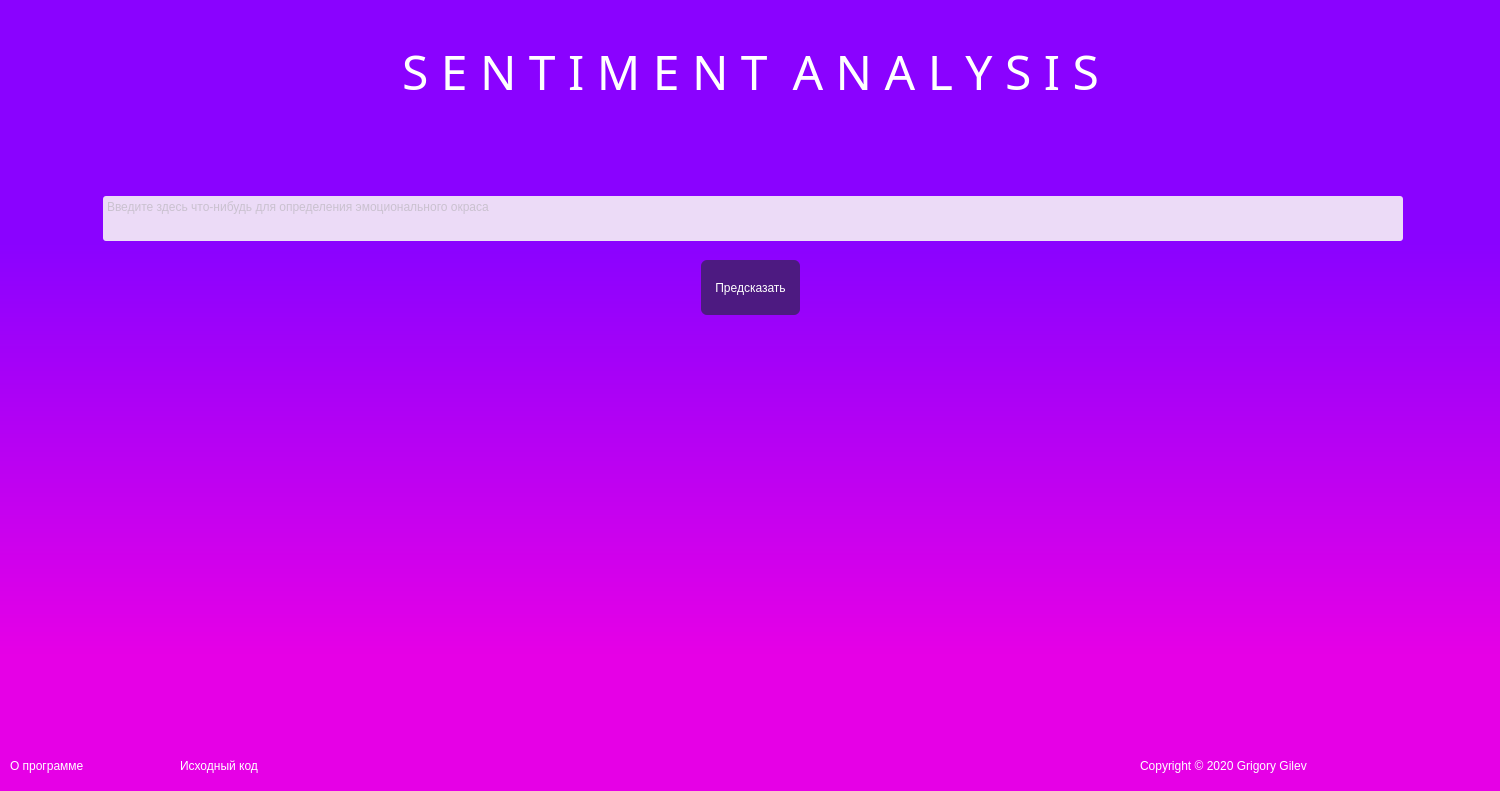
<?xml version="1.0" encoding="UTF-8"?>
<ui version="4.0">
 <class>SentimentAnalysis</class>
 <widget class="QMainWindow" name="SentimentAnalysis">
  <property name="geometry">
   <rect>
    <x>0</x>
    <y>0</y>
    <width>1500</width>
    <height>791</height>
   </rect>
  </property>
  <property name="font">
   <font>
    <family>Fregat</family>
    <weight>50</weight>
    <bold>false</bold>
    <stylestrategy>PreferAntialias</stylestrategy>
    <kerning>false</kerning>
   </font>
  </property>
  <property name="cursor">
   <cursorShape>ArrowCursor</cursorShape>
  </property>
  <property name="windowTitle">
   <string>Sentiment Analysis</string>
  </property>
  <property name="autoFillBackground">
   <bool>false</bool>
  </property>
  <property name="styleSheet">
   <string notr="true">background-color: qlineargradient(spread:pad, x1:1, y1:0.829818, x2:1, y2:0.307, stop:0 rgba(230, 0, 230, 255), stop:1 rgba(138, 2, 255, 255))</string>
  </property>
  <widget class="QWidget" name="centralwidget">
   <widget class="QLabel" name="mountain">
    <property name="geometry">
     <rect>
      <x>0</x>
      <y>270</y>
      <width>1651</width>
      <height>601</height>
     </rect>
    </property>
    <property name="styleSheet">
     <string notr="true">background: transparent;
</string>
    </property>
    <property name="text">
     <string>&lt;html&gt;&lt;head/&gt;&lt;body&gt;&lt;p&gt;&lt;img src=&quot;:/mountain/mountain.png&quot;/&gt;&lt;/p&gt;&lt;/body&gt;&lt;/html&gt;</string>
    </property>
   </widget>
   <widget class="QLabel" name="copyright">
    <property name="geometry">
     <rect>
      <x>1140</x>
      <y>750</y>
      <width>351</width>
      <height>31</height>
     </rect>
    </property>
    <property name="styleSheet">
     <string notr="true">background: transparent;
font: 13pt &quot;Fregat&quot;;
color: #ffffff;</string>
    </property>
    <property name="text">
     <string>Copyright © 2020 Grigory Gilev</string>
    </property>
   </widget>
   <widget class="QWidget" name="main" native="true">
    <property name="geometry">
     <rect>
      <x>10</x>
      <y>26</y>
      <width>1481</width>
      <height>441</height>
     </rect>
    </property>
    <property name="styleSheet">
     <string notr="true">background: transparent;
</string>
    </property>
    <layout class="QVBoxLayout" name="verticalLayout_3">
     <item>
      <widget class="QLabel" name="title">
       <property name="font">
        <font>
         <family>Fregat</family>
         <pointsize>36</pointsize>
         <weight>50</weight>
         <italic>false</italic>
         <bold>false</bold>
        </font>
       </property>
       <property name="styleSheet">
        <string notr="true">color: #ffffff;
font: 36pt &quot;Fregat&quot;;
font-family: 'Fregat';
font-weight: normal;
background-color: transparent;
margin-bottom: 27px;</string>
       </property>
       <property name="text">
        <string>S E N T I M E N T  A N A L Y S I S</string>
       </property>
       <property name="alignment">
        <set>Qt::AlignHCenter|Qt::AlignTop</set>
       </property>
      </widget>
     </item>
     <item>
      <layout class="QVBoxLayout" name="verticalLayout_2">
       <item>
        <widget class="QPlainTextEdit" name="text_input">
         <property name="cursor" stdset="0">
          <cursorShape>IBeamCursor</cursorShape>
         </property>
         <property name="acceptDrops">
          <bool>true</bool>
         </property>
         <property name="styleSheet">
          <string notr="true">background-color: #ecdbf7;
height: 10px;
border-radius: 3px;
color: #a7a7a7;
font: 32px &quot;Fregat&quot;;
min-height: 45px;
max-height: 45px;
max-width: 1300px;
margin-left: 93px;
margin-bottom: 30px;</string>
         </property>
         <property name="inputMethodHints">
          <set>Qt::ImhMultiLine</set>
         </property>
         <property name="frameShadow">
          <enum>QFrame::Sunken</enum>
         </property>
         <property name="placeholderText">
          <string>Введите здесь что-нибудь для определения эмоционального окраса</string>
         </property>
        </widget>
       </item>
       <item>
        <layout class="QHBoxLayout" name="horizontalLayout">
         <item>
          <spacer name="horizontalSpacer">
           <property name="orientation">
            <enum>Qt::Horizontal</enum>
           </property>
           <property name="sizeHint" stdset="0">
            <size>
             <width>40</width>
             <height>20</height>
            </size>
           </property>
          </spacer>
         </item>
         <item>
          <widget class="QPushButton" name="predict_button">
           <property name="enabled">
            <bool>true</bool>
           </property>
           <property name="cursor">
            <cursorShape>PointingHandCursor</cursorShape>
           </property>
           <property name="styleSheet">
            <string notr="true">background-color: #4d1a81;
color: #ffffff;
font: 19pt &quot;Fregat&quot;;
border-radius: 6px;
max-width: 250px;
min-height: 45px;
/*margin-left: 618px;*/
padding: 5px 14px 5px 14px;</string>
           </property>
           <property name="text">
            <string>Предсказать</string>
           </property>
          </widget>
         </item>
         <item>
          <spacer name="horizontalSpacer_2">
           <property name="orientation">
            <enum>Qt::Horizontal</enum>
           </property>
           <property name="sizeHint" stdset="0">
            <size>
             <width>40</width>
             <height>20</height>
            </size>
           </property>
          </spacer>
         </item>
        </layout>
       </item>
      </layout>
     </item>
     <item>
      <layout class="QVBoxLayout" name="verticalLayout">
       <item>
        <widget class="QLabel" name="prediction_result">
         <property name="styleSheet">
          <string notr="true">background-color: transparent;
color: #fff;
font: 42pt &quot;Fregat&quot;;
margin-top: 10px;
text-transform: uppercase;
</string>
         </property>
         <property name="text">
          <string/>
         </property>
         <property name="alignment">
          <set>Qt::AlignCenter</set>
         </property>
        </widget>
       </item>
       <item>
        <widget class="QLabel" name="prediction_percent">
         <property name="styleSheet">
          <string notr="true">background-color: transparent;
color: #fff;
font: 26pt &quot;Fregat&quot;;</string>
         </property>
         <property name="text">
          <string/>
         </property>
         <property name="alignment">
          <set>Qt::AlignCenter</set>
         </property>
        </widget>
       </item>
      </layout>
     </item>
    </layout>
   </widget>
   <widget class="QLabel" name="information_button">
    <property name="geometry">
     <rect>
      <x>10</x>
      <y>750</y>
      <width>161</width>
      <height>31</height>
     </rect>
    </property>
    <property name="cursor">
     <cursorShape>PointingHandCursor</cursorShape>
    </property>
    <property name="styleSheet">
     <string notr="true">background: transparent;
font: 13pt &quot;Fregat&quot;;
color: #ffffff;</string>
    </property>
    <property name="text">
     <string>О программе</string>
    </property>
   </widget>
   <widget class="QLabel" name="source_code_link">
    <property name="geometry">
     <rect>
      <x>180</x>
      <y>750</y>
      <width>191</width>
      <height>31</height>
     </rect>
    </property>
    <property name="cursor">
     <cursorShape>PointingHandCursor</cursorShape>
    </property>
    <property name="focusPolicy">
     <enum>Qt::NoFocus</enum>
    </property>
    <property name="styleSheet">
     <string notr="true">background: transparent;
font: 13pt &quot;Fregat&quot;;
color: #ffffff;
</string>
    </property>
    <property name="text">
     <string>Исходный код</string>
    </property>
   </widget>
  </widget>
 </widget>
 <resources>
  <include location="mountains.qrc"/>
 </resources>
 <connections/>
</ui>
